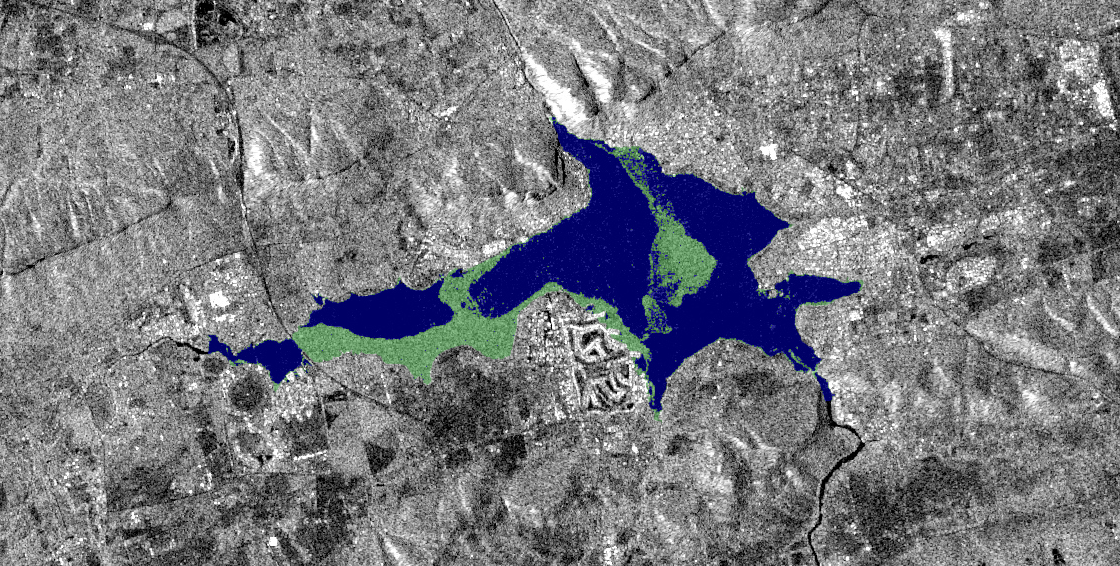
#> input picture Backend Code/training/training_data/Sentinel1/20240223_Sentinel1_Hartbeespoort.png, 1120 x 566 px; its folder holds only this picture in this run
$ python -i preprocessing_image.py   (imports and definitions only)
#> lines starting #> are read from the running program, lines starting #| are printed output that depends on the picture; after the words box and inside, x2 and y2 are one past the last pixel; in counts of white or black regions, pixels touching at a corner belong together
import cv2
import glob
import datetime
import numpy as np
import pandas as pd

from cv2.typing import MatLike
from typing import Sequence

DEBUG: bool = False
KERNEL_SIZE: int = 3
EROSION_DILATION_ITR: int = 1
LARGEST_BLOBS_TRACKED: int = 3


def get_all_images_in_folder(folder_path: str, filter_bad_out: bool) -> list[str]:
    # Get all image paths from the folder
    images: list[str] = glob.glob(f"{folder_path}/*.png")
    # Sort them, which sorts them by date due to the naming
    images.sort()

    if filter_bad_out:
        # Filter all images that have the letter 'X'
        # This marking shows that they have clouds and thus are unusable
        good_images: list[str] = []
        for image in images:
            if image.find('X') == -1:
                good_images.append(image)
        return good_images
    else:
        return images


def convert_image_to_dataframe_row(image_path: str) -> pd.DataFrame:
    # Read the image from the file
    image: MatLike = cv2.imread(image_path)
#> image is the input picture: shape (566, 1120, 3); mean B, G, R 125.8, 119.9, 118.6

    if DEBUG:  # Display the image
        cv2.imshow(f"{image_path} - Full Res", image)
        cv2.waitKey(0)

    # Blurring the image to try reduce noise
    smoothed_image: MatLike = cv2.GaussianBlur(image, (KERNEL_SIZE, KERNEL_SIZE), 0)

    if DEBUG:
        cv2.imshow(f"{image_path} - Smoothed", smoothed_image)
        cv2.waitKey(0)

    # Detecting and green of the lake
    # Perfect green and blue have a hue of 120 and 240 respectively
    # OpenCV HSV maximum hue value is 360/2, so perfects are 60 and 120 respectively
    # https://docs.opencv.org/4.x/da/d97/tutorial_threshold_inRange.html
    hsv_image: MatLike = cv2.cvtColor(smoothed_image, cv2.COLOR_BGR2HSV)
#> hsv_image: shape (566, 1120, 3); mean H, S, V 10.8, 19.6, 127

    # Threshold values were obtained emperically
    # These thresholds are ideal for the Sentinel2 optical image
    lower_green: np.ndarray = np.array([55, 50, 112])  # Value is set to around 50%, because the BGR value of the green surface is 0, 128, 0
    upper_green: np.ndarray = np.array([65, 255, 144])  # With a max value of 256, 128 is exactly this 50%

    # [7 lines of commented-out code are left out]

    mask_green: MatLike = cv2.inRange(hsv_image, lower_green, upper_green)
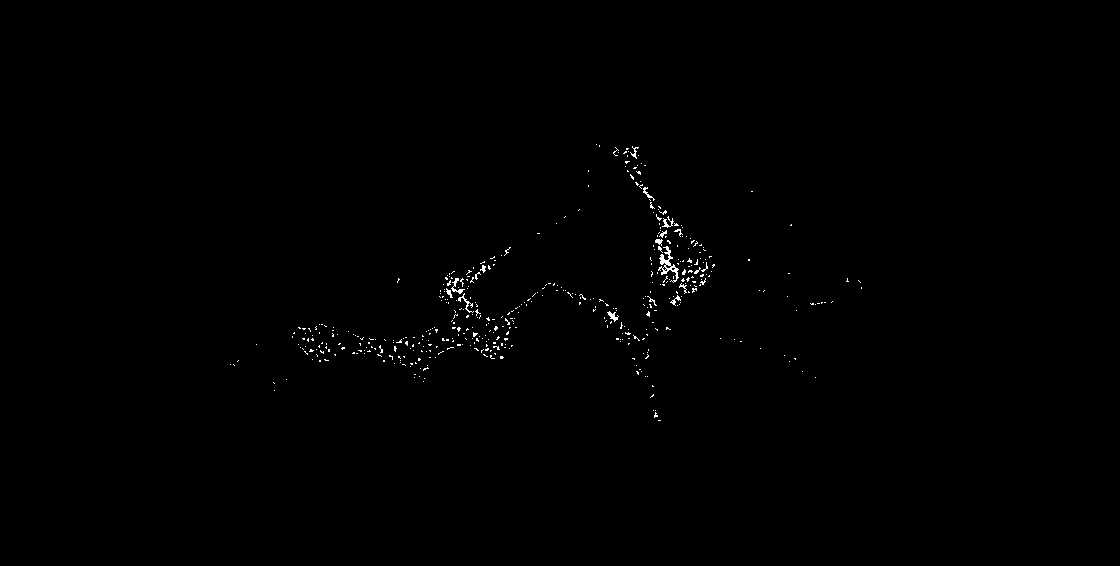
#> mask_green: shape (566, 1120); 0.39% white in thin lines or dots, all inside (x1, y1, x2, y2) = (230, 144, 862, 421)

    if DEBUG:
        cv2.imshow(f"{image_path} - Green Mask", mask_green)
        cv2.waitKey(0)

    # Eroding and dilating the image to clear noise
    kernel: np.ndarray = np.ones((KERNEL_SIZE, KERNEL_SIZE), np.uint8)
    noise_cleared_image: MatLike = cv2.dilate(
        cv2.erode(
            mask_green,
            kernel,
            iterations=EROSION_DILATION_ITR),
        kernel,
        iterations=EROSION_DILATION_ITR)
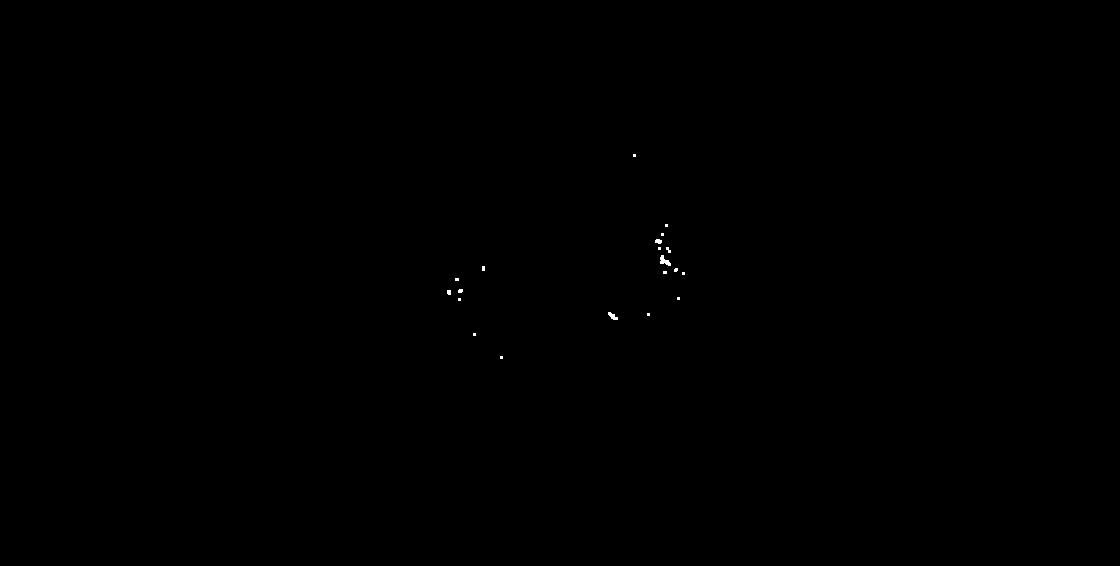
#> noise_cleared_image: shape (566, 1120); 0.05% white; 20 white regions (17 under 20 px), largest, box (x1, y1, x2, y2) and area: (660, 255, 671, 266) 64, (608, 312, 618, 320) 44, (655, 239, 662, 244) 28

    if DEBUG:
        cv2.imshow(f"{image_path} - Erosion & Dilation ({EROSION_DILATION_ITR} times, Kernel size: {KERNEL_SIZE})", noise_cleared_image)
        cv2.waitKey(0)

    # Dilating and eroding to fill gaps
    kernel: np.ndarray = np.ones((KERNEL_SIZE, KERNEL_SIZE), np.uint8)
    gap_filled_image: MatLike = cv2.erode(
        cv2.dilate(
            noise_cleared_image,
            kernel,
            iterations=EROSION_DILATION_ITR),
        kernel,
        iterations=EROSION_DILATION_ITR)
#> gap_filled_image: shape (566, 1120); 0.05% white; 20 white regions (17 under 20 px)

    if DEBUG:
        cv2.imshow(f"{image_path} - Dilation & Erosion ({EROSION_DILATION_ITR} times, Kernel size: {KERNEL_SIZE})", gap_filled_image)
        cv2.waitKey(0)

    # Detecting the contours of the shapes in the image
    # https://docs.opencv.org/4.x/dd/d49/tutorial_py_contour_features.html
    contours_return: tuple[Sequence[MatLike], MatLike] = cv2.findContours(gap_filled_image, cv2.RETR_TREE, cv2.CHAIN_APPROX_SIMPLE)
#> contours_return = 20 contours, 18 with area under 20; largest, box (x1, y1, x2, y2) and area: (660, 255, 671, 266) 48, (608, 312, 618, 320) 30
    contours: list[MatLike] = list(contours_return[0])
#> contours has the same summary as contours_return
    contours.sort(key=lambda item: cv2.contourArea(item), reverse=True)

    # Draw the x amount largest contours, these are the ones we are going to keep track of
    i: int = 0
    selected_shapes: int = 0
    resulting_ellipses: pd.DataFrame = pd.DataFrame(columns=["center_x", "center_y", "x_axis_length", "y_axis_length", "angle"])
    while selected_shapes < LARGEST_BLOBS_TRACKED:
        # Finding center point of the shape
        M: dict[str, float] = cv2.moments(contours[i])
        if M['m00'] != 0:
            x = int(M['m10']/M['m00'])
            y = int(M['m01']/M['m00'])

            # Check if the contours is surrounding an area of plant mass or not (if plant mass pixel value will be 255)
            if gap_filled_image[y, x] != 0:
                cv2.drawContours(image, [contours[i]], 0, (0, 0, 255), 2)
                cv2.putText(image, f"Contour_center ({x},{y})", (x, y), cv2.FONT_HERSHEY_SIMPLEX, 0.5, (0, 0, 255), 1)

                # Fitting an ellipse to the contour of the plant masses, this returns the rotated rectangle in which the ellipse is inscribed
                ellipse: tuple[Sequence[float], Sequence[int], float] = cv2.fitEllipse(contours[i])
                cv2.ellipse(image, ellipse, (0, 255, 0), 2)
                cv2.putText(image, f"Ellipse_center ({int(ellipse[0][0])},{int(ellipse[0][1])})",
                            (int(ellipse[0][0]), int(ellipse[0][1])), cv2.FONT_HERSHEY_SIMPLEX, 0.5, (0, 255, 0), 1)

                # Adding a new row to the dataframe with the center coordinates, axes lengths and angle of the ellipse
                resulting_ellipses.loc[len(resulting_ellipses.index)] = [ellipse[0][0], ellipse[0][1], ellipse[1][0], ellipse[1][1], ellipse[2]]
                selected_shapes += 1
        i += 1
#> this loop made 3 passes
#> (x, y, ellipse) on passes 1 to 3: (664, 260, ((664, 260.4), (8.2, 12.62), 123.8)), (612, 315, ((612.2, 315.8), (4.55, 11.3), 126.6)), (658, 240, ((658, 240.9), (4.12, 6.87), 99.88))
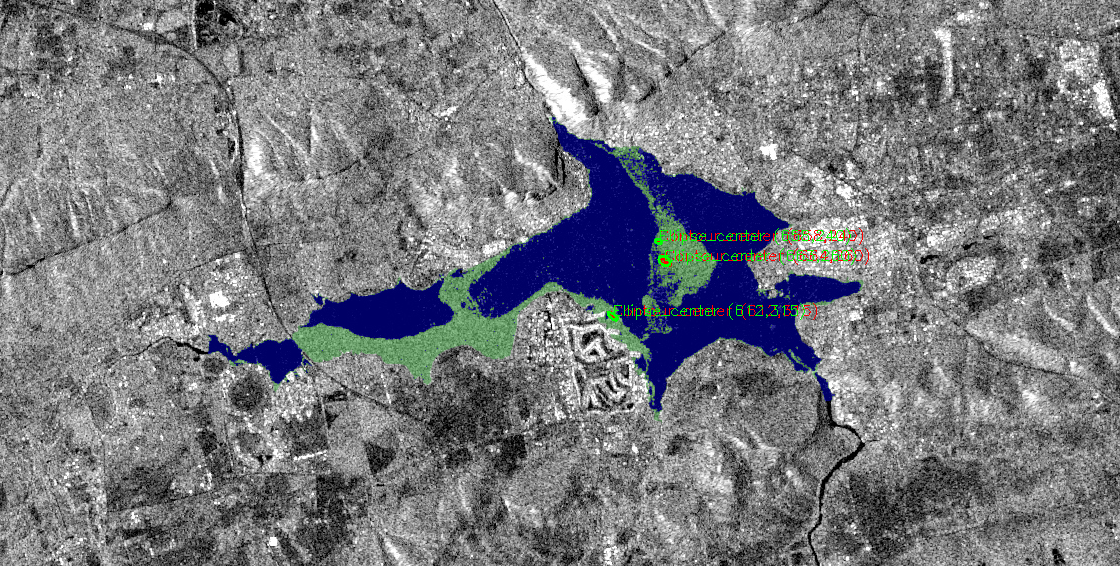
#> image: shape (566, 1120, 3); 0.41% of pixels changed, all inside (x1, y1, x2, y2) = (607, 228, 869, 322)
#> after the loop, i = 3; selected_shapes = 3

    if DEBUG:
        cv2.imshow(f"{image_path} Original Image - {LARGEST_BLOBS_TRACKED} Largest Contours Drawn", image)
        cv2.waitKey(0)

    # Creating a new dataframe where all ellipses are in a single record
    single_row_df: pd.DataFrame = pd.DataFrame()

    # Separating the date-time from the image name
#> (the run stopped early here; a loop or call above may not have finished)
